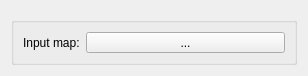
<?xml version="1.0" encoding="UTF-8"?>
<ui version="4.0">
 <class>Dialog</class>
 <widget class="QWidget" name="Dialog">
  <property name="geometry">
   <rect>
    <x>0</x>
    <y>0</y>
    <width>308</width>
    <height>73</height>
   </rect>
  </property>
  <property name="windowTitle">
   <string>Form</string>
  </property>
  <layout class="QVBoxLayout" name="verticalLayout">
   <item>
    <widget class="QWidget" name="interpolation" native="true"/>
   </item>
   <item>
    <widget class="QGroupBox" name="groupBox">
     <property name="title">
      <string/>
     </property>
     <layout class="QGridLayout" name="gridLayout" columnstretch="1,4">
      <item row="0" column="0">
       <widget class="QLabel" name="label">
        <property name="text">
         <string>Input map:</string>
        </property>
       </widget>
      </item>
      <item row="0" column="1">
       <widget class="QToolButton" name="Input_map">
        <property name="sizePolicy">
         <sizepolicy hsizetype="Expanding" vsizetype="Fixed">
          <horstretch>0</horstretch>
          <verstretch>0</verstretch>
         </sizepolicy>
        </property>
        <property name="text">
         <string>...</string>
        </property>
       </widget>
      </item>
     </layout>
    </widget>
   </item>
  </layout>
 </widget>
 <resources/>
 <connections/>
</ui>
